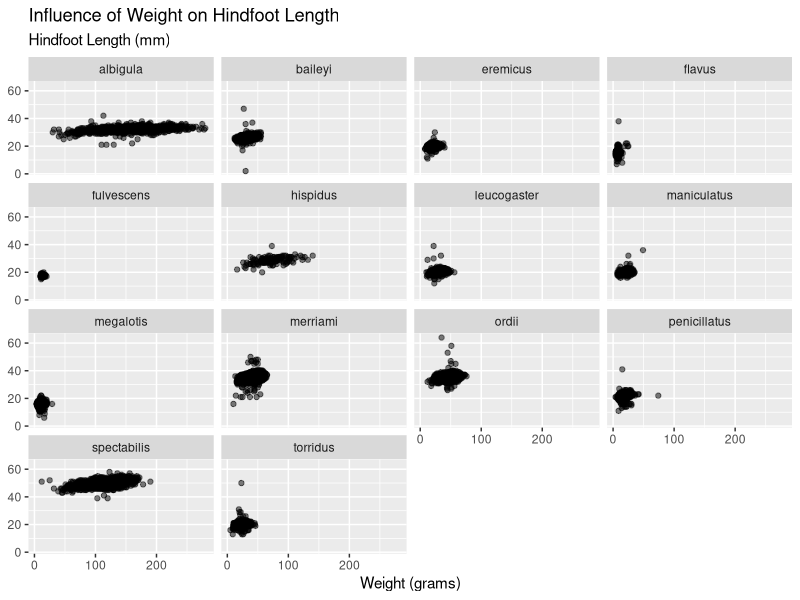
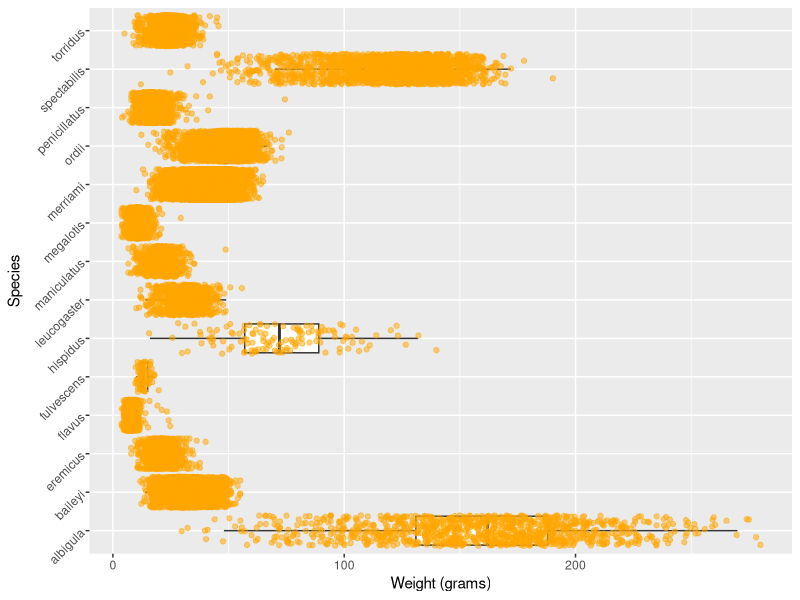
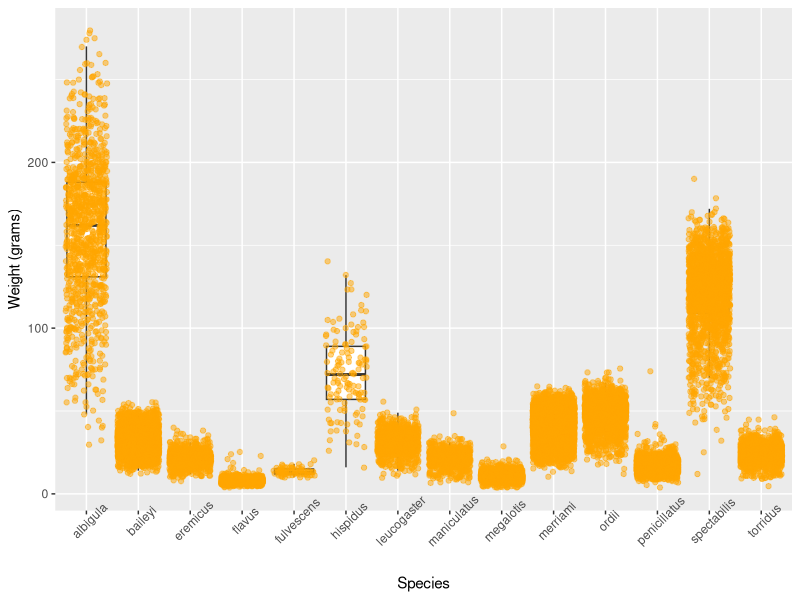

Reproduce these figures in R, in order.
## ---- chunk 1
#| label: setup

library(tidyverse)
## ---- chunk 2
#| label: load-data

surveys <- read_csv("surveys.csv")
#glimpse(surveys)

ncol(surveys)

class(surveys)
## ---- chunk 3
#| label: scatterplot

ggplot(data = surveys) +
  geom_point(mapping = aes(x = weight, 
                           y = hindfoot_length), 
             alpha = 0.5) + 
  facet_wrap(~species) + 
  labs(title = "Influence of Weight on Hindfoot Length", 
       subtitle = "Hindfoot Length (mm)",
       x = "Weight (grams)", 
       y = NULL)
## ---- chunk 4
#| label: boxplot

ggplot(data = surveys, mapping = aes(x = weight, y = species)) +
  geom_boxplot(outliers = FALSE) + 
  geom_jitter(color = "orange",
              alpha = 0.5) + labs(x = "Weight (grams)",
                                  y = "Species") +
  theme(axis.text.y = element_text(angle = 45))
## ---- chunk 5
#| label: rotated-boxplot

ggplot(data = surveys, mapping = aes(x = species, y = weight)) +
  geom_boxplot(outliers = FALSE) + 
  geom_jitter(color = "orange",
              alpha = 0.5) + labs(x = "Species",
                                  y = "Weight (grams)") +
  theme(axis.text.x = element_text(angle = 45))
